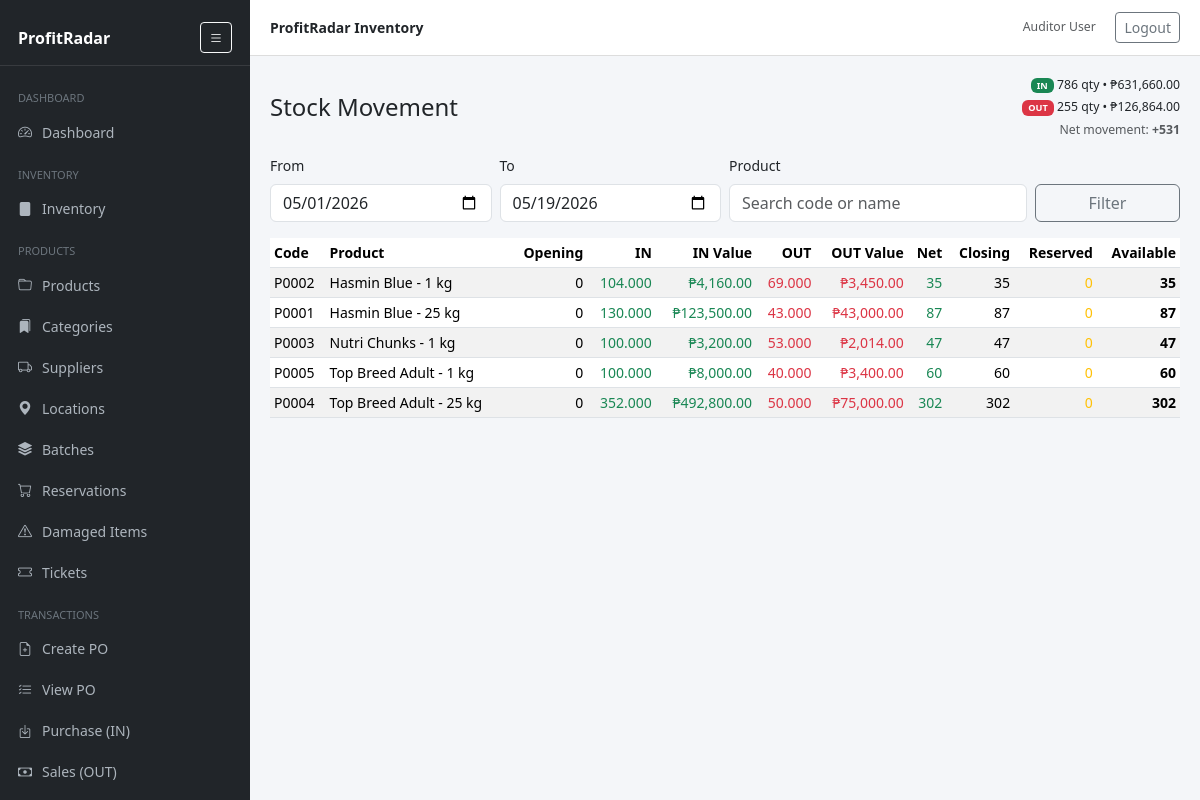
Page /reports/stock_movement.php (signed in) on the committed database.
### tables this page shows
CREATE TABLE `products` (
  `id` int(11) NOT NULL,
  `code` varchar(64) NOT NULL,
  `name` varchar(200) NOT NULL,
  `product_type` enum('retail','wholesale') NOT NULL DEFAULT 'retail',
  `category` varchar(120) DEFAULT NULL,
  `category_id` int(11) DEFAULT NULL,
  `location_id` int(11) DEFAULT NULL,
  `supplier_id` int(11) DEFAULT NULL,
  `location` varchar(120) DEFAULT NULL,
  `cost_price` decimal(12,2) DEFAULT 0.00,
  `sell_price` decimal(12,2) DEFAULT 0.00,
  `promo_discount_type` enum('percent','amount') DEFAULT NULL,
  `promo_discount_value` decimal(10,2) DEFAULT NULL,
  `sold_by` enum('each','weight') NOT NULL DEFAULT 'each',
  `unit` varchar(20) NOT NULL DEFAULT 'pc',
  `wholesale_price` decimal(10,2) NOT NULL DEFAULT 0.00,
  `barcode` varchar(128) DEFAULT NULL,
  `low_stock_threshold` int(11) DEFAULT NULL,
  `stock_qty` decimal(12,3) NOT NULL DEFAULT 0.000,
  `reserved_qty` int(11) NOT NULL DEFAULT 0,
  `is_active` tinyint(1) NOT NULL DEFAULT 1,
  `created_at` timestamp NOT NULL DEFAULT current_timestamp(),
  `updated_at` timestamp NULL DEFAULT NULL,
  `retail_stock` decimal(12,3) NOT NULL DEFAULT 0.000,
  `wholesale_stock` decimal(12,3) NOT NULL DEFAULT 0.000,
  `sale_type` enum('retail','wholesale') NOT NULL DEFAULT 'retail',
  `user_id` int(11) NOT NULL
);

### includes/functions.php (called while the page is built, shortened)
<?php
function h($s){ return htmlspecialchars((string)$s, ENT_QUOTES, 'UTF-8'); }
function get_setting(PDO $pdo, string $key, $default=null){
    $st = $pdo->prepare('SELECT `value` FROM settings WHERE `key`=?');
    $st->execute([$key]);
    $v = $st->fetchColumn();
    return $v !== false ? $v : $default;
}
function get_low_stock_count(PDO $pdo): int {
    $global = (int)get_setting($pdo, 'low_stock_default', 5);
    $sql = 'SELECT COUNT(*) FROM products p
            WHERE p.is_active=1
              AND p.stock_qty < COALESCE(p.low_stock_threshold, ?)';
    $st = $pdo->prepare($sql);
    $st->execute([$global]);
    return (int)$st->fetchColumn();
}

### reports/stock_movement.php (the view, shortened to what this page needs)
<?php
require_once __DIR__ . '/../includes/header.php';
$pdo = getDB();
$from = $_GET['from'] ?? date('Y-m-01');
$to   = $_GET['to']   ?? date('Y-m-d');
$q    = trim($_GET['q'] ?? '');
$whereProd = "p.is_active = 1";
$paramsOpen = [];
$paramsPeriod = [];
$sqlOpening = "
  SELECT
    p.id,
    COALESCE(SUM(
      CASE t.type
        WHEN 'purchase' THEN ti.qty
        WHEN 'sale' THEN -ti.qty
        ELSE 0
      END
    ),0) AS opening_qty
  FROM products p
  LEFT JOIN transaction_items ti ON ti.product_id = p.id
  LEFT JOIN transactions t ON t.id = ti.transaction_id
        AND t.type IN ('purchase','sale')
        AND t.date < ?
  WHERE $whereProd
  GROUP BY p.id
";
$stOpen = $pdo->prepare($sqlOpening);
$stOpen->execute(array_merge([$from], $paramsOpen));
$openingById = [];
foreach ($stOpen as $r) {
    $openingById[(int)$r['id']] = (int)$r['opening_qty'];
}
$sqlPeriod = "
SELECT
  p.id, p.code, p.name,
  SUM(CASE WHEN t.type='purchase' THEN ti.qty ELSE 0 END) AS in_qty,
  SUM(CASE WHEN t.type='purchase' THEN ti.qty*ti.unit_price ELSE 0 END) AS in_value,
  SUM(CASE WHEN t.type='sale' THEN ti.qty ELSE 0 END) AS out_qty,
  SUM(CASE WHEN t.type='sale' THEN ti.qty*ti.unit_price ELSE 0 END) AS out_value
FROM products p
LEFT JOIN transaction_items ti ON ti.product_id = p.id
LEFT JOIN transactions t ON t.id = ti.transaction_id
      AND t.type IN ('purchase','sale')
      AND t.date BETWEEN ? AND ?
WHERE $whereProd
GROUP BY p.id,p.code,p.name
ORDER BY p.name
";
$stPeriod = $pdo->prepare($sqlPeriod);
$stPeriod->execute(array_merge([$from,$to], $paramsPeriod));
$rows = $stPeriod->fetchAll(PDO::FETCH_ASSOC);
$reservedById = [];
$totalInQty = 0;
$totalOutQty = 0;
$totalInVal = 0;
$totalOutVal = 0;
foreach ($rows as &$r) {
  $pid = (int)$r['id'];
  $open = $openingById[$pid] ?? 0;
  $inQ = (int)$r['in_qty'];
  $outQ = (int)$r['out_qty'];
  $r['opening_qty'] = $open;
  $r['closing_qty'] = $open + $inQ - $outQ;
  $r['net_qty'] = $inQ - $outQ;
  $r['reserved_qty'] = $reservedById[$pid] ?? 0;
  $r['available_qty'] = $r['closing_qty'] - $r['reserved_qty'];
  $totalInQty += $inQ;
  $totalOutQty += $outQ;
  $totalInVal += (float)$r['in_value'];
  $totalOutVal += (float)$r['out_value'];
}
?>
<div class="d-flex justify-content-between align-items-center mb-3">
<h4 class="mb-0">Stock Movement</h4>
<div class="text-end small">
<div>
<span class="badge bg-success">IN</span>
<?= $totalInQty ?> qty • ₱<?= number_format($totalInVal,2) ?>
</div>
<div class="mt-1">
<span class="badge bg-danger">OUT</span>
<?= $totalOutQty ?> qty • ₱<?= number_format($totalOutVal,2) ?>
</div>
<div class="mt-1 text-muted">
Net movement:
<strong><?= ($totalInQty-$totalOutQty>=0?'+':'').($totalInQty-$totalOutQty) ?></strong>
</div>
</div>
</div>
<form class="row g-2 mb-3">
<div class="col-md-3">
<label class="form-label">From</label>
<input type="date" class="form-control" name="from" value="<?=h($from)?>">
</div>
<div class="col-md-3">
<label class="form-label">To</label>
<input type="date" class="form-control" name="to" value="<?=h($to)?>">
</div>
<div class="col-md-4">
<label class="form-label">Product</label>
<input class="form-control" name="q" value="<?=h($q)?>" placeholder="Search code or name">
</div>
<div class="col-md-2 align-self-end">
<button class="btn btn-outline-secondary w-100">Filter</button>
</div>
</form>
<table class="table table-striped table-sm align-middle">
<thead>
<tr>
<th>Code</th>
<th>Product</th>
<th class="text-end">Opening</th>
<th class="text-end">IN</th>
<th class="text-end">IN Value</th>
<th class="text-end">OUT</th>
<th class="text-end">OUT Value</th>
<th class="text-end">Net</th>
<th class="text-end">Closing</th>
<th class="text-end">Reserved</th>
<th class="text-end">Available</th>
</tr>
</thead>
<tbody>
<?php if(!$rows): ?>
<tr>
<td colspan="11" class="text-muted">No movement found</td>
</tr>
<?php else: ?>
<?php foreach($rows as $r): ?>
<tr>
<td><?=h($r['code'])?></td>
<td><?=h($r['name'])?></td>
<td class="text-end"><?= $r['opening_qty'] ?></td>
<td class="text-end text-success"><?= $r['in_qty'] ?></td>
<td class="text-end text-success">₱<?= number_format($r['in_value'],2) ?></td>
<td class="text-end text-danger"><?= $r['out_qty'] ?></td>
<td class="text-end text-danger">₱<?= number_format($r['out_value'],2) ?></td>
<td class="text-end <?= $r['net_qty']>=0?'text-success':'text-danger' ?>">
<?= $r['net_qty'] ?>
</td>
<td class="text-end"><?= $r['closing_qty'] ?></td>
<td class="text-end text-warning"><?= $r['reserved_qty'] ?></td>
<td class="text-end fw-bold"><?= $r['available_qty'] ?></td>
</tr>
<?php endforeach; ?>
<?php endif; ?>
</tbody>
</table>
<?php require_once __DIR__ . '/../includes/footer.php'; ?>

### includes/header.php (style rules this page uses)
body { background:#f4f6f9; font-size:14px; }

### rows in the picture
products: code "P0002", name "Hasmin Blue - 1 kg", opening_qty "0", in_qty "104.000", in_value "4,160.00", out_qty "69.000", out_value "3,450.00", net_qty "35", closing_qty "35", reserved_qty "0", available_qty "35"
products: code "P0001", name "Hasmin Blue - 25 kg", opening_qty "0", in_qty "130.000", in_value "123,500.00", out_qty "43.000", out_value "43,000.00", net_qty "87", closing_qty "87", reserved_qty "0", available_qty "87"
products: code "P0003", name "Nutri Chunks - 1 kg", opening_qty "0", in_qty "100.000", in_value "3,200.00", out_qty "53.000", out_value "2,014.00", net_qty "47", closing_qty "47", reserved_qty "0", available_qty "47"
products: code "P0005", name "Top Breed Adult - 1 kg", opening_qty "0", in_qty "100.000", in_value "8,000.00", out_qty "40.000", out_value "3,400.00", net_qty "60", closing_qty "60", reserved_qty "0", available_qty "60"
products: code "P0004", name "Top Breed Adult - 25 kg", opening_qty "0", in_qty "352.000", in_value "492,800.00", out_qty "50.000", out_value "75,000.00", net_qty "302", closing_qty "302", reserved_qty "0", available_qty "302"

### other values in the picture
APP_NAME "ProfitRadar Inventory"
current_user()['name'] "Auditor User"
$totalInQty "786"
$totalInVal "631,660.00"
$totalOutQty "255"
$totalOutVal "126,864.00"
$totalInQty-$totalOutQty "531"
